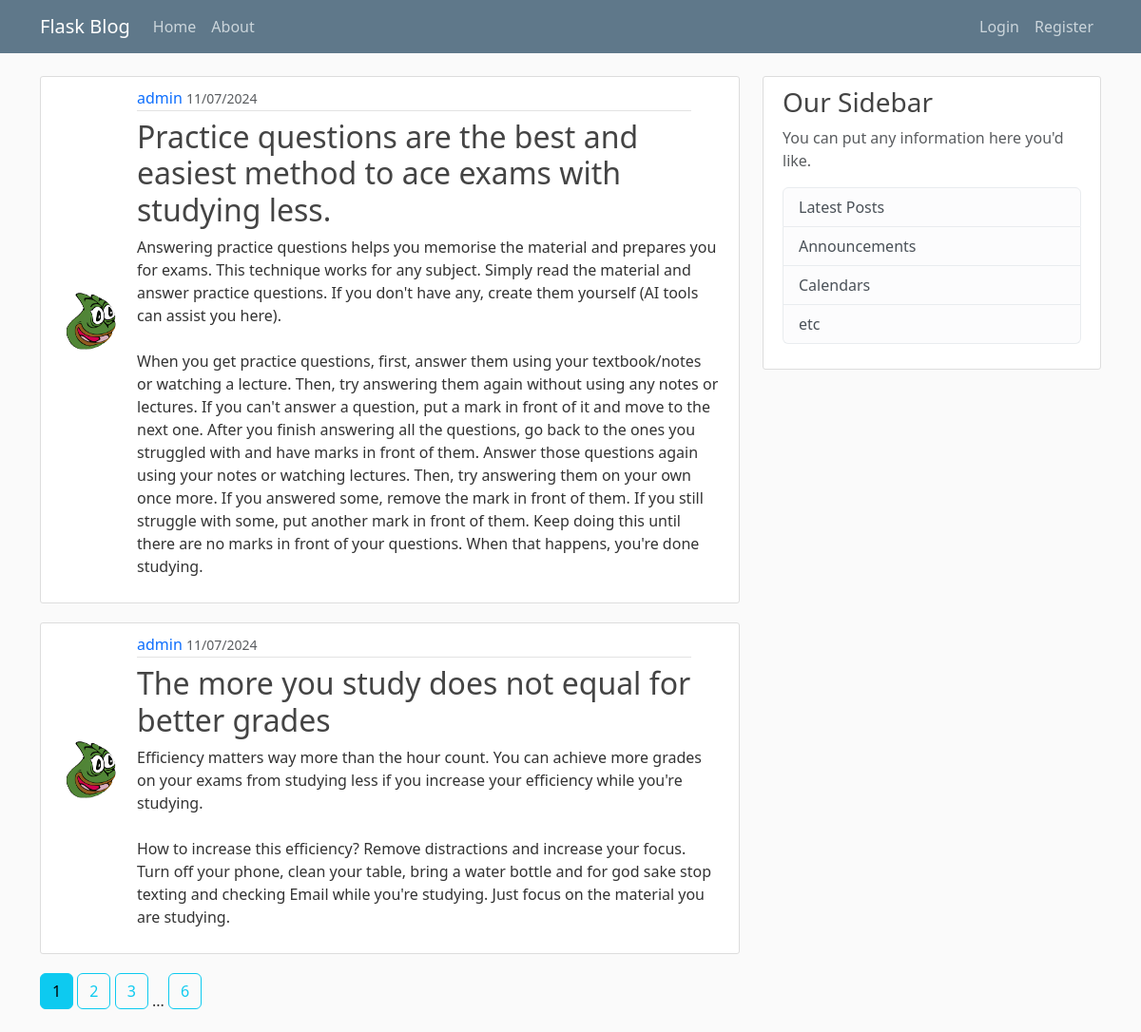
The page /home on the database its author committed.
### flaskpro/models.py (models this page shows, shortened)
class Post(db.Model):
    id = db.Column(db.Integer, primary_key=True)
    title = db.Column(db.String(100), nullable=False)
    time_posted = db.Column(db.DateTime, nullable=False, default=datetime.now(timezone.utc))#
    content = db.Column(db.Text, nullable=False)
    user_id = db.Column(db.Integer, db.ForeignKey('user.id'), nullable=False)

class User(db.Model, UserMixin):
    id = db.Column(db.Integer, primary_key=True)
    username = db.Column(db.String(20), unique=True, nullable=False)
    email = db.Column(db.String(30), unique=True, nullable=False)
    image_file = db.Column(db.String(20), nullable=False, default='default.jpg')
    password = db.Column(db.String(60), nullable=False)
    posts = db.relationship('Post', backref='author', lazy=True)

### flaskpro/routes.py (the view)
@app.route("/")
@app.route("/home")
def home():  # name of this function  is also called endpoint & this defines/represents the path-> /home or /.
    page = request.args.get('page', 1, type=int)
    posts = Post.query.order_by(Post.time_posted.desc()).paginate(page=page, per_page=2)
    return render_template("home.html", posts=posts)

### flaskpro/templates/home.html
{% extends 'layout.html'%}
{% block content%}
    {% for post in posts.items %}
        <article class="media content-section">
            <img  class="rounded-circle article-img" src="{{ url_for('static', filename='Pictures/' + post.author.image_file) }}">
            <div class="media-body">
                <div class="article-metadata">
                    <a class="mr-2" href="#">{{ post.author.username }}</a>
                    <small class="text-muted">{{ post.time_posted.strftime("%d/%m/%Y") }}</small>
                </div>
                <h2><a class="article-title" href="{{ url_for('post', post_id=post.id) }}">{{ post.title }}</a></h2>
                <p class="article-content">{{ post.content }}</p>
            </div>
        </article>
    {% endfor %}
    {% for page_num in posts.iter_pages(left_edge=1, left_current=1, right_edge=1, right_current=2) %}
        {% if page_num %}
            {% if posts.page == page_num %}
                <a class="btn btn-info mb-4" href="{{ url_for('home', page=page_num) }}">{{ page_num }}</a>
            {% else %}
                <a class="btn btn-outline-info mb-4" href="{{ url_for('home', page=page_num) }}">{{ page_num }}</a>
            {% endif %}
        {% else %}
            ...
        {% endif %}
    {% endfor %}
{% endblock %}

### flaskpro/static/main.css (style rules this page uses)
body { background: #fafafa; color: #333333; margin-top: 5rem; }
h1, h2, h3, h4, h5, h6 { color: #444444; }
.content-section { background: #ffffff; padding: 10px 20px; border: 1px solid #dddddd; border-radius: 3px; margin-bottom: 20px; }
.article-title { color: #444444; }
a,article:link { text-decoration: none; }
.article-content { white-space: pre-line; }
.article-img { height: 65px; width: 65px; margin-right: 16px; margin-top: -40px; }
.article-metadata { padding-bottom: 1px; margin-right: 30px; margin-bottom: 8px; border-bottom: 1px solid #e3e3e3 }
.media { display: flex; align-items: center; }

### rows shown on the page
Post: image_file (placeholder picture), author.username "admin", time_posted "11/07/2024", title "Practice questions are the best and easiest method to ace exams with studying less.", content "Answering practice questions helps you memorise the material and prepares you for exams. This technique works for any subject. Simply read the material and answer practice questions. If you don't have any, create them yourself (AI tools can assist you here). When you get practice questions, first, answer them using your textbook/notes or watching a lecture. Then, try answering them again without using any notes or lectures. If you can't answer a question, put a mark in front of it and move to the next one. After you finish answering all the questions, go back to the ones you struggled with and have marks in front of them. Answer those questions again using your notes or watching lectures.…"
Post: image_file (placeholder picture), author.username "admin", time_posted "11/07/2024", title "The more you study does not equal for better grades", content "Efficiency matters way more than the hour count. You can achieve more grades on your exams from studying less if you increase your efficiency while you're studying. How to increase this efficiency? Remove distractions and increase your focus. Turn off your phone, clean your table, bring a water bottle and for god sake stop texting and checking Email while you're studying. Just focus on the material you are studying."

### other values the page prints
{{ page_num }} "1"
{{ page_num }} "2" "3" "6"
